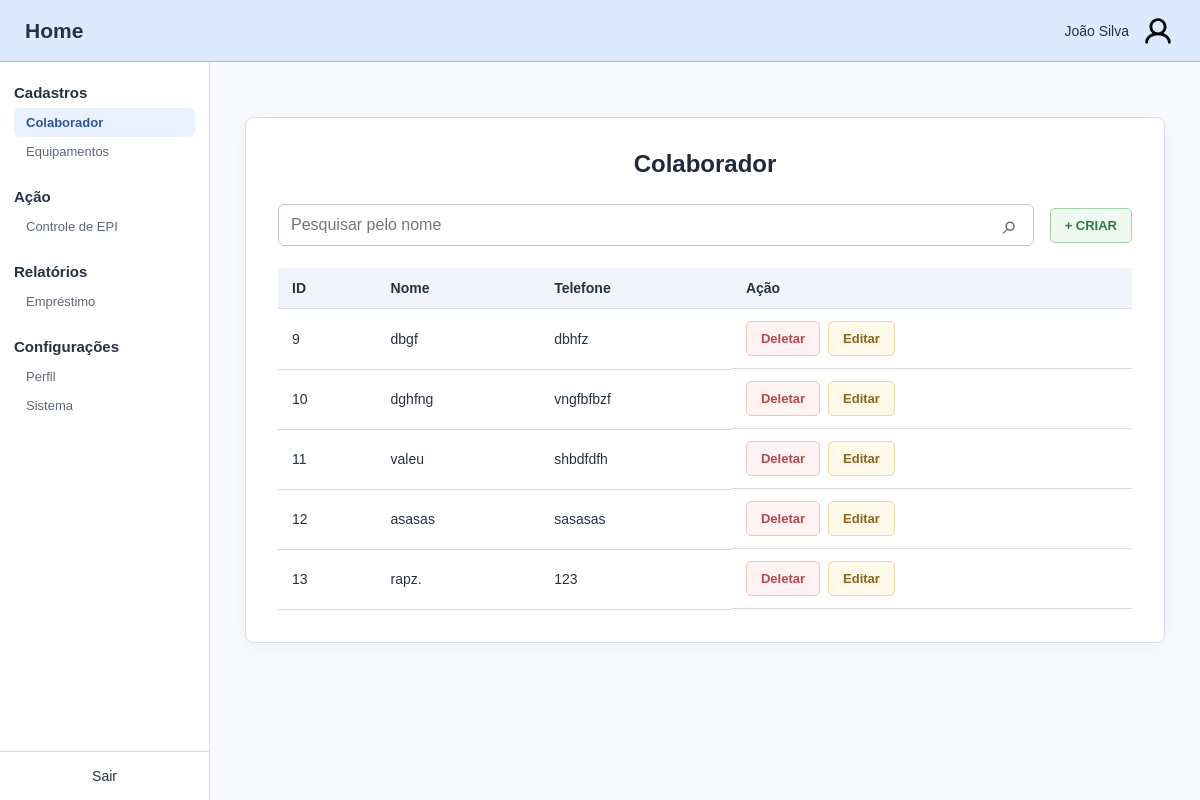
Before: /colaborators with the older database file.
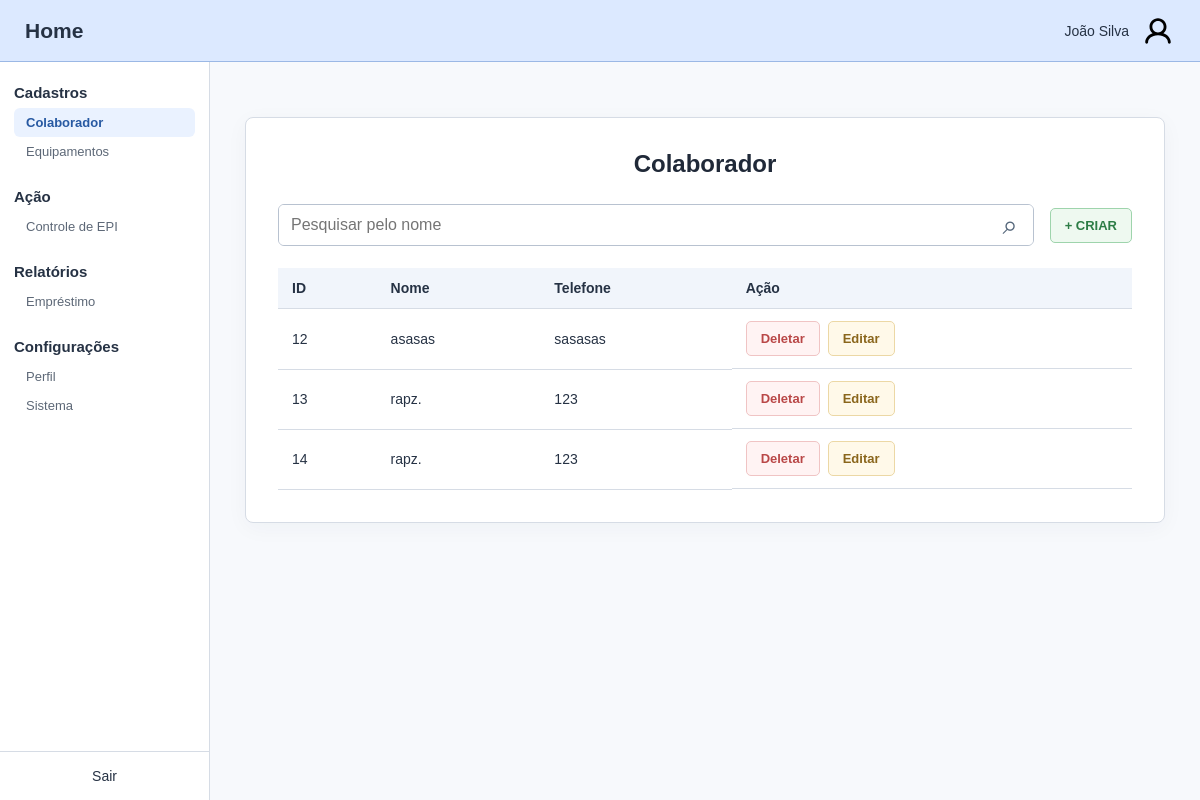
After: the same page with the newer database file.
### nucleo/models.py (models this page shows, shortened)
class Colaborador(models.Model):
    nome = models.CharField(max_length=30, null=False, blank=False)
    telefone = models.CharField(max_length=30)

### nucleo/views.py (the view)
# urls.py: 2. Add a URL to urlpatterns:  path('', views.home, name='home')
def home(req):
    pesquisa = req.GET.get('pesquisa', '').strip()
    colaboradores = Colaborador.objects.all()
    if pesquisa:
        colaboradores = colaboradores.filter(nome__icontains=pesquisa)
    return render(req, 'nucleo/index.html', {
        'colaboradores': colaboradores,
        'pesquisa': pesquisa,
    })

### nucleo/templates/nucleo/index.html (shortened to what this page needs)
{% extends 'nucleo/base.html' %}
{% block content %}
<section class="content-card">
    <h1>Colaborador</h1>
    <div class="toolbar">
        <form class="search-form" method="get" action="{% url 'nucleo-inicial' %}">
            <input type="search" name="pesquisa" value="{{ pesquisa }}" placeholder="Pesquisar pelo nome" aria-label="Pesquisar pelo nome">
            <button class="search-button" type="submit" aria-label="Pesquisar">⌕</button>
        </form>
        <a class="button button-create" href="{% url 'nucleo-criar' %}">+ CRIAR</a>
    </div>
    <div class="table-scroll">
        <table class="collaborator-table">
            <thead><tr><th>ID</th><th>Nome</th><th>Telefone</th><th>Ação</th></tr></thead>
            <tbody>
                {% for colaborador in colaboradores %}
                <tr>
                    <td>{{ colaborador.id }}</td>
                    <td>{{ colaborador.nome }}</td>
                    <td>{{ colaborador.telefone|default:"—" }}</td>
                    <td class="table-actions"><a class="button button-delete" href="{% url 'nucleo-excluir' colaborador.id %}">Deletar</a><a class="button button-edit" href="{% url 'nucleo-editar' colaborador.id %}">Editar</a></td>
                </tr>
                {% empty %}
                <tr><td colspan="4" class="empty-state">Nenhum colaborador encontrado.</td></tr>
                {% endfor %}
            </tbody>
        </table>
    </div>
</section>
{% endblock %}

Changed rows visible on the page:
removed Colaborador: id "9", nome "dbgf", telefone "dbhfz"
removed Colaborador: id "10", nome "dghfng", telefone "vngfbfbzf"
removed Colaborador: id "11", nome "valeu", telefone "shbdfdfh"
added Colaborador: id "14", nome "rapz.", telefone "123"
